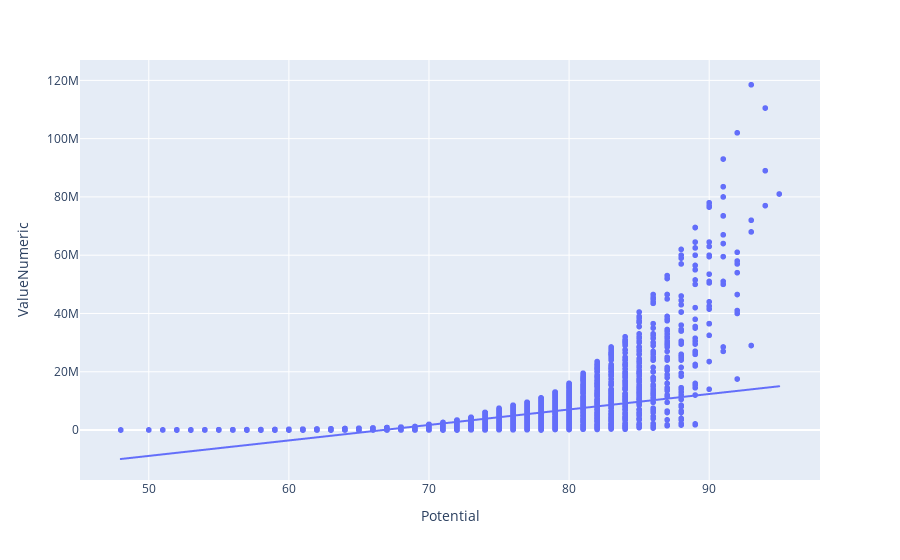

The notebook cell saved with this chart:
### Markdown cell above
Plot a scatter plot of value vs. potential. Do you see a linear relationship?

### Code cell
fig = px.scatter(fifa, x="Potential", y="ValueNumeric", )
fig.show()

### Figure 1 — Plotly figure (JSON) as saved in the notebook; plotly's stock layout.template omitted (floating-point values rounded to 4 significant figures; data arrays with more than 128 entries replaced by an {"elided": "..."} marker saying what was removed)
{"data": [{"hoverlabel": {"namelength": 0}, "hovertemplate": "Potential=%{x}<br>ValueNumeric=%{y}", "legendgroup": "", "marker": {"color": "#636efa", "symbol": "circle"}, "mode": "markers", "name": "", "showlegend": false, "type": "scattergl", "x": {"elided": "17918 int values"}, "xaxis": "x", "y": {"elided": "17918 float values"}, "yaxis": "y"}, {"hoverlabel": {"namelength": 0}, "hovertemplate": "<b>OLS trendline</b><br>ValueNumeric = 531165 * Potential + -3.5439e+07<br>R<sup>2</sup>=0.335800<br><br>Potential=%{x}<br>ValueNumeric=%{y} <b>(trend)</b>", "legendgroup": "", "marker": {"color": "#636efa", "symbol": "circle"}, "mode": "lines", "name": "", "showlegend": false, "type": "scattergl", "x": {"elided": "17918 int values"}, "xaxis": "x", "y": {"elided": "17918 float values"}, "yaxis": "y"}], "layout": {"legend": {"tracegroupgap": 0}, "margin": {"t": 60}, "xaxis": {"anchor": "y", "domain": [0, 1], "title": {"text": "Potential"}}, "yaxis": {"anchor": "x", "domain": [0, 1], "title": {"text": "ValueNumeric"}}}}
